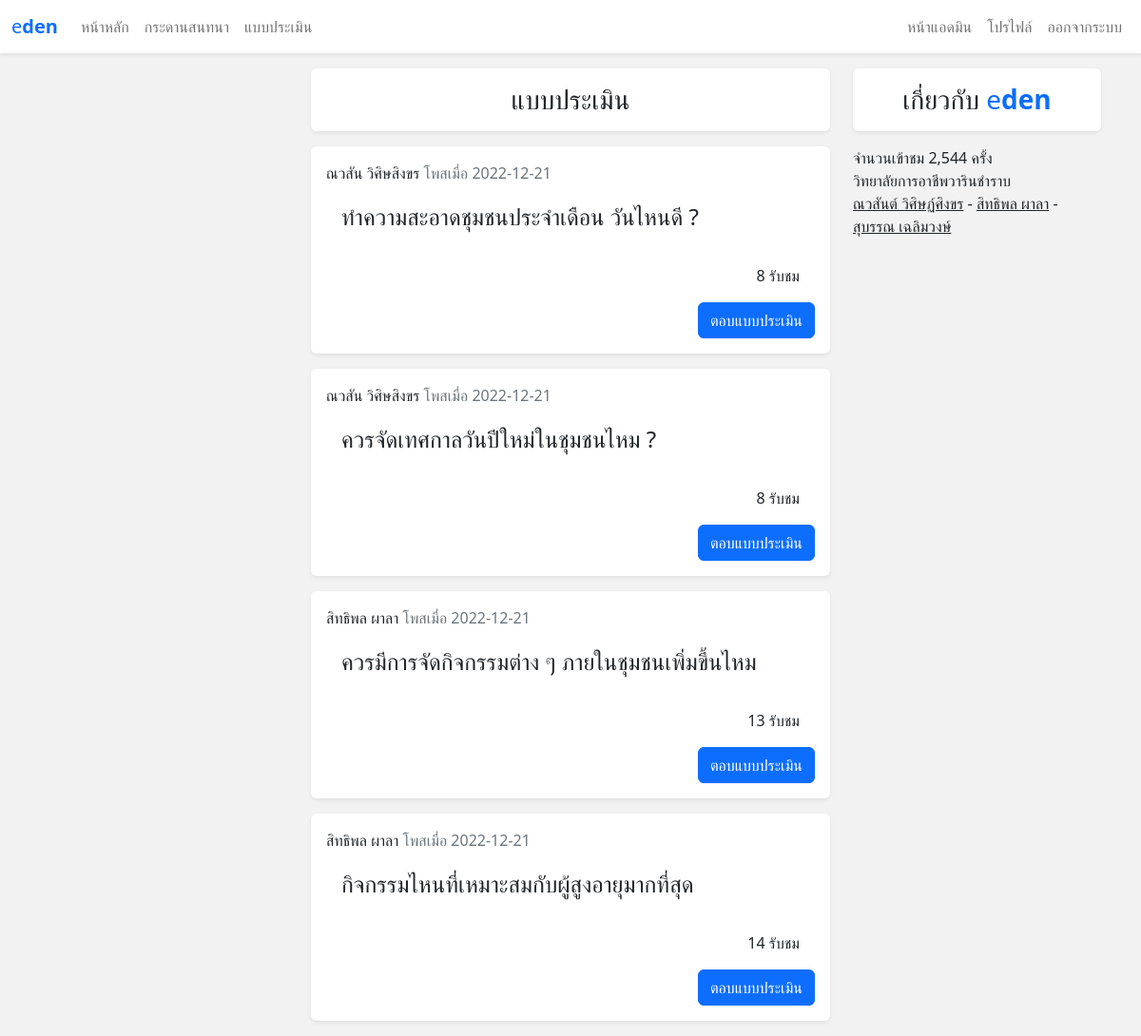
/polls (signed in), run on the app's committed database.
### tables this page shows
CREATE TABLE `poll` (
  `poll_id` int(5) NOT NULL,
  `poll_name` varchar(200) NOT NULL,
  `poll_date` date NOT NULL,
  `mem_id` int(5) NOT NULL,
  `poll_view` int(10) NOT NULL
);

CREATE TABLE `member` (
  `mem_id` int(5) NOT NULL,
  `mem_name` varchar(200) NOT NULL,
  `mem_address` varchar(200) NOT NULL,
  `mem_date` date NOT NULL,
  `mem_email` varchar(100) NOT NULL,
  `mem_tel` varchar(20) NOT NULL,
  `mem_username` varchar(50) NOT NULL,
  `mem_password` varchar(50) NOT NULL,
  `mem_view` int(5) NOT NULL,
  `mem_status` varchar(10) NOT NULL,
  `mem_regis_date` date NOT NULL
);

### modules/getParams.php (called while the page is built, shortened)
<?php
function fetch($result){
    return mysqli_fetch_assoc($result);
}

### pages/polls.php (the view, shortened to what this page needs)
<?php FrameStart(); ?>
<h3 class="bg-white rounded shadow-sm p-3 my-3 text-center">แบบประเมิน</h3>
<?php
$allPoll=$db->query("SELECT * FROM poll ORDER BY poll_id DESC");
while($poll=fetch($allPoll)):
    $sur_poll=fetch($db->query("SELECT * FROM member WHERE mem_id = " . $poll['mem_id']));
?>
    <div class="bg-white rounded shadow-sm p-3 my-3">
        <div>
            <span><?php echo $sur_poll['mem_name'] ?? 'ไม่พบผู้ใช้งาน';  ?></span>
            <span class="text-secondary"> โพสเมื่อ <?php echo $poll['poll_date']; ?></span>
        </div>
        <div class="p-3 fs-4">
            <?php echo $poll['poll_name']; ?>
        </div>
        <div class="text-end m-3">
            <span><?php echo $poll['poll_view']; ?> รับชม</span>
        </div>
        <div class="text-end">
            <a class="btn btn-primary" href="?poll_id=<?php echo $poll['poll_id']; ?>">ตอบแบบประเมิน</a>
        </div>
    </div>
<?php
endwhile;
FrameEnd(); ?>

### modules/Frame.php (shortened to what this page needs)
<?php function FrameStart() {  ?>
<div class="container">
    <div class="row">
        <div class="col-md-3"></div>
        <div class="col-md-6">
<?php } function FrameEnd() {
    require('./modules/Database.php');  ?>
        </div>
        <div class="col-md-3">
        <h3 class="bg-white rounded shadow-sm p-3 my-3 text-center">เกี่ยวกับ <span class="text-primary">e<span class="fw-bold">den</span></span></h3>
        <div>
            <?php if(isset($_SESSION['usr'])): ?>
               จำนวนเข้าชม <?php echo number_format(fetch($db->query("SELECT * FROM member WHERE mem_id = " . $_SESSION['usr']))['mem_view'] ?? 0); ?> ครั้ง
               <?php endif; ?>
            </div>
            <div>
                <div>วิทยาลัยการอาชีพวารินชำราบ</div>
                <div>
                <a class="text-dark" href="https://github.com/Arikato111">ณวสันต์ วิศิษฏ์ศิงขร</a> -
                <a class="text-dark" href="mailto:zxcmarksf0456@gmail.com">สิทธิพล ผาลา</a> -
                <a class="text-dark" href="https://www.facebook.com/tanotookzon">สุบรรณ เฉลิมวงษ์</a>
            </div>
            </div>
        </div>
        </div>
    </div>
<?php } ?>

### data on the page
poll: mem.mem_name "ณวสัน วิศิษสิงขร", poll_date "2022-12-21", poll_name "ทำความสะอาดชุมชนประจำเดือน วันไหนดี ?", poll_view "8"
poll: mem.mem_name "ณวสัน วิศิษสิงขร", poll_date "2022-12-21", poll_name "ควรจัดเทศกาลวันปีใหม่ในชุมชนไหม ?", poll_view "8"
poll: mem.mem_name "สิทธิพล ผาลา", poll_date "2022-12-21", poll_name "ควรมีการจัดกิจกรรมต่าง ๆ ภายในชุมชนเพิ่มขึ้นไหม", poll_view "13"
poll: mem.mem_name "สิทธิพล ผาลา", poll_date "2022-12-21", poll_name "กิจกรรมไหนที่เหมาะสมกับผู้สูงอายุมากที่สุด", poll_view "14"
member: mem_view "2,544"
